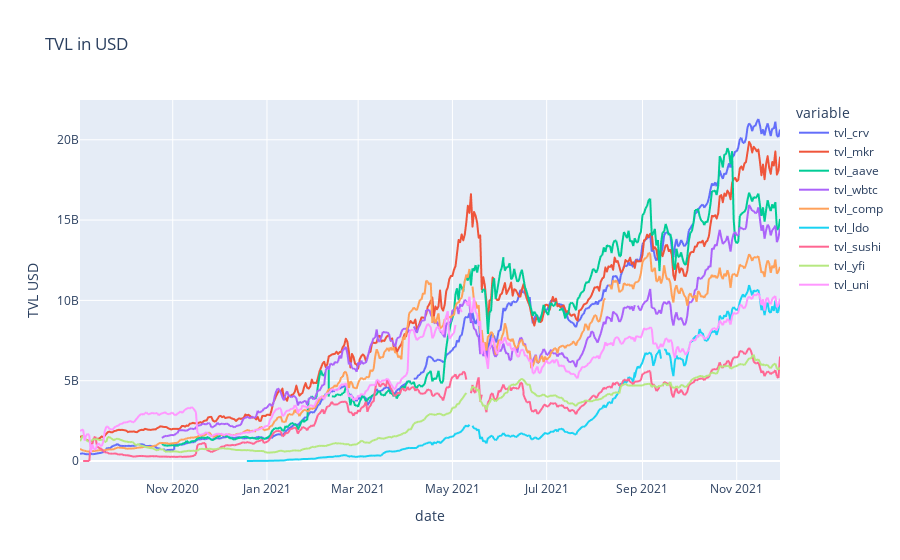

Notebook cell for this chart:
### Markdown cell above
# Analyze imported data

### Code cell
# plot of markecap
if False:
    df = get_subdataframe(dall,str="mc_*")
    df = df[(df['date'] > '2020-09-01')]
    fig = px.line(df, x=df.date, y=df.columns[1:],title="MarketCap in USD",labels={'x':'date','value':'MarketCap USD'})
    fig.show()

if False:
    # plot of price
    df = get_subdataframe(dall,str="price_*")
    df = df[(df['date'] > '2020-09-01')]
    fig = px.line(df, x=df.date, y=df.columns[1:],title="Price in USD",labels={'x':'date','value':'Price USD'})
    fig.show()

if False:
    # plot of TVL
    df = get_subdataframe(dall,str="tvl_*")
    df = df[(df['date'] > '2020-09-01')]
    fig = px.line(df, x=df.date, y=df.columns[1:],title="TVL in USD",labels={'x':'date','value':'TVL USD'})
    fig.show()

### Figure 1 — Plotly figure (JSON) as saved in the notebook; plotly's stock layout.template omitted (floating-point values rounded to 4 significant figures; data arrays with more than 128 entries replaced by an {"elided": "..."} marker saying what was removed)
{"data": [{"hovertemplate": "variable=tvl_crv<br>date=%{x}<br>TVL USD=%{y}<extra></extra>", "legendgroup": "tvl_crv", "line": {"color": "#636efa", "dash": "solid"}, "mode": "lines", "name": "tvl_crv", "showlegend": true, "type": "scattergl", "x": {"elided": "463 str values"}, "xaxis": "x", "y": {"elided": "463 float values"}, "yaxis": "y"}, {"hovertemplate": "variable=tvl_mkr<br>date=%{x}<br>TVL USD=%{y}<extra></extra>", "legendgroup": "tvl_mkr", "line": {"color": "#EF553B", "dash": "solid"}, "mode": "lines", "name": "tvl_mkr", "showlegend": true, "type": "scattergl", "x": {"elided": "463 str values"}, "xaxis": "x", "y": {"elided": "463 float values"}, "yaxis": "y"}, {"hovertemplate": "variable=tvl_aave<br>date=%{x}<br>TVL USD=%{y}<extra></extra>", "legendgroup": "tvl_aave", "line": {"color": "#00cc96", "dash": "solid"}, "mode": "lines", "name": "tvl_aave", "showlegend": true, "type": "scattergl", "x": {"elided": "463 str values"}, "xaxis": "x", "y": {"elided": "463 float values"}, "yaxis": "y"}, {"hovertemplate": "variable=tvl_wbtc<br>date=%{x}<br>TVL USD=%{y}<extra></extra>", "legendgroup": "tvl_wbtc", "line": {"color": "#ab63fa", "dash": "solid"}, "mode": "lines", "name": "tvl_wbtc", "showlegend": true, "type": "scattergl", "x": {"elided": "463 str values"}, "xaxis": "x", "y": {"elided": "463 float values"}, "yaxis": "y"}, {"hovertemplate": "variable=tvl_comp<br>date=%{x}<br>TVL USD=%{y}<extra></extra>", "legendgroup": "tvl_comp", "line": {"color": "#FFA15A", "dash": "solid"}, "mode": "lines", "name": "tvl_comp", "showlegend": true, "type": "scattergl", "x": {"elided": "463 str values"}, "xaxis": "x", "y": {"elided": "463 float values"}, "yaxis": "y"}, {"hovertemplate": "variable=tvl_ldo<br>date=%{x}<br>TVL USD=%{y}<extra></extra>", "legendgroup": "tvl_ldo", "line": {"color": "#19d3f3", "dash": "solid"}, "mode": "lines", "name": "tvl_ldo", "showlegend": true, "type": "scattergl", "x": {"elided": "463 str values"}, "xaxis": "x", "y": {"elided": "463 float values"}, "yaxis": "y"}, {"hovertemplate": "variable=tvl_sushi<br>date=%{x}<br>TVL USD=%{y}<extra></extra>", "legendgroup": "tvl_sushi", "line": {"color": "#FF6692", "dash": "solid"}, "mode": "lines", "name": "tvl_sushi", "showlegend": true, "type": "scattergl", "x": {"elided": "463 str values"}, "xaxis": "x", "y": {"elided": "463 float values"}, "yaxis": "y"}, {"hovertemplate": "variable=tvl_yfi<br>date=%{x}<br>TVL USD=%{y}<extra></extra>", "legendgroup": "tvl_yfi", "line": {"color": "#B6E880", "dash": "solid"}, "mode": "lines", "name": "tvl_yfi", "showlegend": true, "type": "scattergl", "x": {"elided": "463 str values"}, "xaxis": "x", "y": {"elided": "463 float values"}, "yaxis": "y"}, {"hovertemplate": "variable=tvl_uni<br>date=%{x}<br>TVL USD=%{y}<extra></extra>", "legendgroup": "tvl_uni", "line": {"color": "#FF97FF", "dash": "solid"}, "mode": "lines", "name": "tvl_uni", "showlegend": true, "type": "scattergl", "x": {"elided": "463 str values"}, "xaxis": "x", "y": {"elided": "463 float values"}, "yaxis": "y"}], "layout": {"legend": {"title": {"text": "variable"}, "tracegroupgap": 0}, "title": {"text": "TVL in USD"}, "xaxis": {"anchor": "y", "domain": [0, 1], "title": {"text": "date"}}, "yaxis": {"anchor": "x", "domain": [0, 1], "title": {"text": "TVL USD"}}}}
